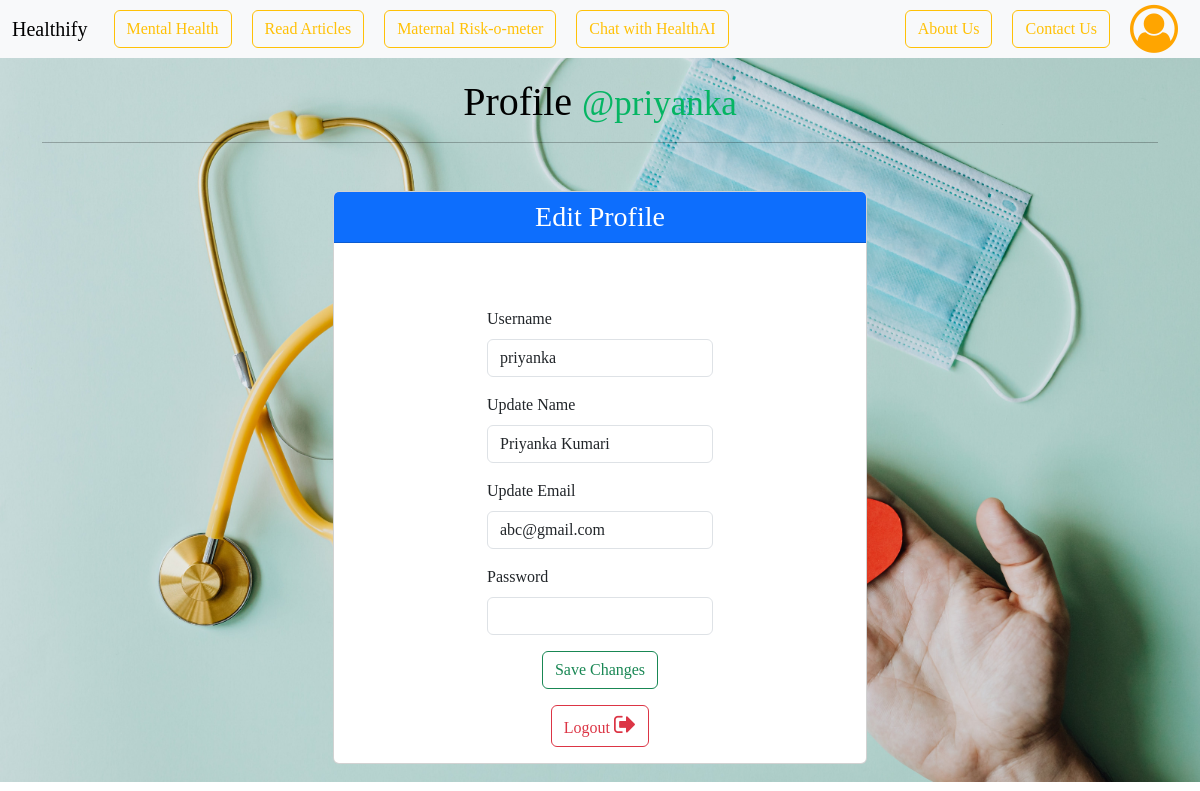
/profile (signed in), run on the app's committed database.
### models.py (models this page shows, shortened)
class User(UserMixin, db.Model):
    __tablename__ = 'User'
    id = db.Column(db.Integer, primary_key = True)
    username = db.Column(db.String(32), unique = True, nullable=False)
    passhash = db.Column(db.String(512), nullable = False)
    name = db.Column(db.String(32), nullable=True)
    gender = db.Column(db.String(30), nullable = False)
    email = db.Column(db.String(120), unique =True, nullable = False)
    dob = db.Column(db.Date, nullable = True)
    who = db.Column(db.String(30), nullable = False)
    weight = db.Column(db.Integer, nullable = True)
    height = db.Column(db.Integer, nullable = True)
    bmi_score = db.Column(db.Integer, nullable = True)
    physical_activity = db.Column(db.String(20))
    exercise_frequency = db.Column(db.String(20))
    vehicle_use = db.Column(db.String(20))
    bp = db.Column(db.Integer, nullable = True)
    heart_rate = db.Column(db.Integer)
    cholesterol = db.Column(db.String(20))
    sl = db.Column(db.Integer, nullable = True)
    pregnant = db.Column(db.Boolean, default = False)
    is_admin = db.Column(db.Boolean, nullable=False, default=False)
    bg = db.Column(db.String(12), nullable =True)
    @property
    def password(self):
        raise AttributeError("Password is not a readable attribute")

### routes.py (the view, shortened to what this page needs)
@app.route('/profile', methods=["GET", "POST"])
@auth_required
def profile():
    user = User.query.get(session["user_id"])
    if request.method== "GET":
        return render_template("profile.html", user = user)

### routes.py (called while the page is built)
def auth_required(func):
    @wraps(func)
    def inner(*args, **kwargs):
        if "user_id" not in session:
            flash("Login required.", 'danger')
            return redirect(url_for("login"))
        return func(*args, **kwargs)
    return inner

### templates/profile.html (shortened to what this page needs)
{% extends "layout.html" %}
{% block content %}
    <h1 style="margin-top: 20px;">Profile
        <small class="text dec" >@{{user.username}}</small>
    </h1>
    <hr>
    <div class="container mt-5">
        <div class="row justify-content-center">
            <div class="col-md-6">
                <div class="card">
                    <div class="card-header bg-primary text-white">
                        <h3 class="mb-0">Edit Profile</h3>
                    </div>
                    <div class="card-body">
                        <form method="POST" class="mt-5">
                            <div class="mb-3">
                                <label for="username" class="form-label">Username</label>
                                <input type="text" class="form-control" name="username" id="username" value="{{user.username}}">
                            </div>
                            <div class="mb-3">
                                <label for="name" class="form-label">Update Name</label>
                                <input type="text" class="form-control" name="name" id="name" value="{{user.name}}">
                            </div>
                            <div class="mb-3">
                                <label for="email" class="form-label">Update Email</label>
                                <input type="text" class="form-control" name="email" id="email" value="{{user.email}}">
                            </div>
                            <div class="mb-3">
                                <label for="password" class="form-label">Password</label>
                                <input type="password" class="form-control" name="password" id="password">
                            </div>
                            <input type="submit" value="Save Changes" class="btn btn-outline-success">
                            <a href="{{url_for('logout')}}" class="btn btn-outline-danger mt-3">Logout <i class="fa fa-sign-out" style="font-size: 24px;"></i></a>
                        </form>
                    </div>
                </div>
            </div>
        </div>
    </div>
{% endblock %}

### templates/layout.html (style rules this page uses)
body { margin: 0; padding: 0; font-family: 'Balsamiq Sans', 'cursive'; background-color: #454f58; background: center/cover no-repeat url('../static/icons/bg6.jpg'); background-repeat: no-repeat; color: black; }

### templates/profile.html (style rules this page uses)
.dec { color: #05b563; }
form { display:flex; flex-direction: column; align-items: center; }
h1,h2,h3 { text-align: center; }

### data on the page
User: username "priyanka", name "Priyanka Kumari", email "abc@gmail.com"
